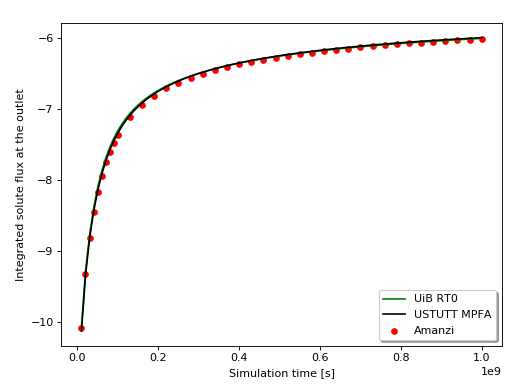

Write Python code to recreate this figure.
import matplotlib.pyplot as plt
import numpy
import math
from amanzi_xml.observations.ObservationXMLv2 import ObservationXMLv2 as ObsXML
from amanzi_xml.observations.ObservationData import ObservationData as ObsDATA
import amanzi_xml.utils.search as search
import prettytable

# load input xml file
#  -- create an ObservationXML object
def loadInputXML(filename):
    Obs_xml = ObsXML(filename)
    return Obs_xml

# load the data file
#  -- use above xml object to get observation filename
#  -- create an ObservationData object
#  -- load the data using this object

def loadDataFile(Obs_xml):
    output_file = Obs_xml.getObservationFilename()
    Obs_data = ObsDATA("amanzi-output/"+output_file)
    Obs_data.getObservationData()
    return Obs_data

def plotSingleFractureObservations(Obs_xml, Obs_data, axes1):
    regions = []
    for obs in Obs_data.observations.values():
        regions.append(obs.region)

    colors = ['b','g','r']
    cmap = dict((region,color) for (region,color) in zip(regions, colors))

    legends = ["bottom region","fracture","Amanzi"]
    lmap = dict((region,legend) for (region,legend) in zip(regions, legends))

    for obs in Obs_data.observations.values():
        color = cmap[obs.region]
        legend = lmap[obs.region]
        # a few pictures could be made later
        if legend == "Amanzi" :
            axes1.scatter(obs.times, numpy.log10(obs.data), marker='o', s=25, c=color, label=legend)


if __name__ == "__main__":

    import os
    import run_amanzi_standard

    input_file = os.path.join("amanzi_single_fracture.xml")
    path_to_amanzi = "amanzi-output"

    cwd = os.getcwd()
    try: 
        max_np = 1
        run_amanzi_standard.run_amanzi(input_file, max_np,
                                       ["single_fracture.exo", input_file], path_to_amanzi)
        obs_xml=loadInputXML(input_file)
        obs_data=loadDataFile(obs_xml)

        fig1 = plt.figure()
        axes1 = fig1.add_axes([0.12,0.1,0.86,0.84])
       
        plotSingleFractureObservations(obs_xml,obs_data,axes1)

        # first benchmark (2 figures are planned for future)
        data = []
        data = open("benchmark/UiB_RT0.txt").read().split();
        for i in range(0, len(data)): 
            data[i] = data[i].split(',')
        data = numpy.array(data, dtype=numpy.double)

        colors = ['k','b','g','g']
        for i in range(1, 4):
            x = data[:,0]
            y = numpy.log10(data[:,i])
            if i == 3 :
                axes1.plot(x, y, linestyle='-', c=colors[i], label="UiB RT0")

        # second benchmark (2 figures are planned for future)
        data = []
        data = open("benchmark/USTUTT_MPFA.txt").read().split();
        for i in range(0, len(data)): 
            data[i] = data[i].split(',')
        data = numpy.array(data, dtype=numpy.double)

        colors = ['k','b','g','k']
        for i in range(1, 4):
            x = data[:,0]
            y = numpy.log10(data[:,i])
            if i == 3 :
                axes1.plot(x, y, linestyle='-', c=colors[i], label="USTUTT MPFA")

        axes1.set_xlabel('Simulation time [s]')
        axes1.set_ylabel('Integrated solute flux at the outlet')
        axes1.legend(loc="lower right", fancybox=True, shadow=True)

        # plt.show()

    finally:
        os.chdir(cwd)
